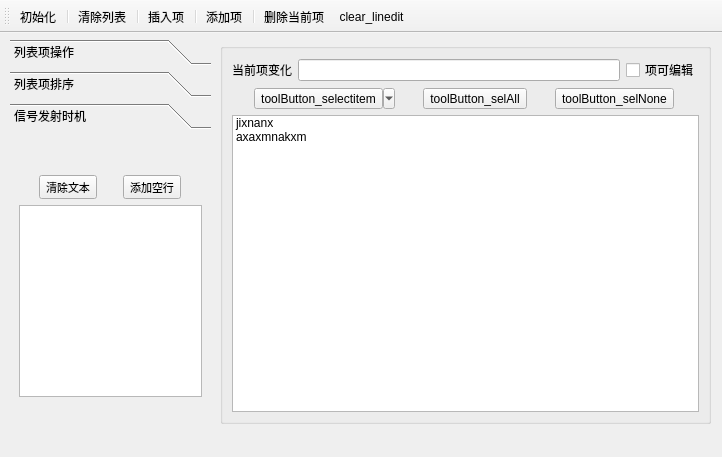
<?xml version="1.0" encoding="UTF-8"?>
<ui version="4.0">
 <class>MainWindow</class>
 <widget class="QMainWindow" name="MainWindow">
  <property name="windowModality">
   <enum>Qt::NonModal</enum>
  </property>
  <property name="geometry">
   <rect>
    <x>0</x>
    <y>0</y>
    <width>722</width>
    <height>457</height>
   </rect>
  </property>
  <property name="windowTitle">
   <string>MainWindow</string>
  </property>
  <widget class="QWidget" name="centralwidget">
   <widget class="QToolBox" name="toolBox">
    <property name="enabled">
     <bool>true</bool>
    </property>
    <property name="geometry">
     <rect>
      <x>10</x>
      <y>6</y>
      <width>201</width>
      <height>381</height>
     </rect>
    </property>
    <property name="currentIndex">
     <number>2</number>
    </property>
    <widget class="QWidget" name="page">
     <property name="geometry">
      <rect>
       <x>0</x>
       <y>0</y>
       <width>201</width>
       <height>279</height>
      </rect>
     </property>
     <attribute name="icon">
      <iconset resource="res.qrc">
       <normaloff>:/icon/image1/expand-line-2.png</normaloff>:/icon/image1/expand-line-2.png</iconset>
     </attribute>
     <attribute name="label">
      <string>列表项操作</string>
     </attribute>
     <layout class="QVBoxLayout" name="verticalLayout_2">
      <item>
       <widget class="QToolButton" name="tBtnListinit">
        <property name="font">
         <font>
          <pointsize>10</pointsize>
         </font>
        </property>
        <property name="text">
         <string>tBtnListinit</string>
        </property>
        <property name="icon">
         <iconset resource="res.qrc">
          <normaloff>:/icon/image1/heart-double.png</normaloff>:/icon/image1/heart-double.png</iconset>
        </property>
        <property name="toolButtonStyle">
         <enum>Qt::ToolButtonTextBesideIcon</enum>
        </property>
        <property name="autoRaise">
         <bool>true</bool>
        </property>
       </widget>
      </item>
      <item>
       <widget class="QToolButton" name="tBtnListclear">
        <property name="font">
         <font>
          <pointsize>10</pointsize>
         </font>
        </property>
        <property name="text">
         <string>tBtnListclear</string>
        </property>
        <property name="icon">
         <iconset>
          <normaloff>image1/scan-double.png</normaloff>image1/scan-double.png</iconset>
        </property>
        <property name="toolButtonStyle">
         <enum>Qt::ToolButtonTextBesideIcon</enum>
        </property>
        <property name="autoRaise">
         <bool>true</bool>
        </property>
       </widget>
      </item>
      <item>
       <widget class="QToolButton" name="tBtnListInsert">
        <property name="font">
         <font>
          <pointsize>10</pointsize>
         </font>
        </property>
        <property name="text">
         <string>tBtnListInsert</string>
        </property>
        <property name="icon">
         <iconset resource="res.qrc">
          <normaloff>:/icon/image1/down-double.png</normaloff>:/icon/image1/down-double.png</iconset>
        </property>
        <property name="toolButtonStyle">
         <enum>Qt::ToolButtonTextBesideIcon</enum>
        </property>
        <property name="autoRaise">
         <bool>true</bool>
        </property>
       </widget>
      </item>
      <item>
       <widget class="QToolButton" name="tBtnListadd">
        <property name="font">
         <font>
          <pointsize>10</pointsize>
         </font>
        </property>
        <property name="text">
         <string>tBtnListadd</string>
        </property>
        <property name="icon">
         <iconset resource="res.qrc">
          <normaloff>:/icon/image1/up-double.png</normaloff>:/icon/image1/up-double.png</iconset>
        </property>
        <property name="toolButtonStyle">
         <enum>Qt::ToolButtonTextBesideIcon</enum>
        </property>
        <property name="autoRaise">
         <bool>true</bool>
        </property>
       </widget>
      </item>
     </layout>
    </widget>
    <widget class="QWidget" name="widget">
     <property name="geometry">
      <rect>
       <x>0</x>
       <y>0</y>
       <width>201</width>
       <height>279</height>
      </rect>
     </property>
     <attribute name="icon">
      <iconset resource="res.qrc">
       <normaloff>:/icon/image1/enter-double.png</normaloff>:/icon/image1/enter-double.png</iconset>
     </attribute>
     <attribute name="label">
      <string>列表项排序</string>
     </attribute>
     <widget class="QToolButton" name="toolButton_upsort">
      <property name="enabled">
       <bool>false</bool>
      </property>
      <property name="geometry">
       <rect>
        <x>30</x>
        <y>10</y>
        <width>121</width>
        <height>25</height>
       </rect>
      </property>
      <property name="font">
       <font>
        <italic>true</italic>
        <bold>true</bold>
        <underline>false</underline>
        <strikeout>false</strikeout>
        <kerning>true</kerning>
       </font>
      </property>
      <property name="text">
       <string>升序</string>
      </property>
      <property name="toolButtonStyle">
       <enum>Qt::ToolButtonTextBesideIcon</enum>
      </property>
      <property name="autoRaise">
       <bool>false</bool>
      </property>
      <property name="arrowType">
       <enum>Qt::UpArrow</enum>
      </property>
     </widget>
     <widget class="QToolButton" name="toolButton_downsort">
      <property name="enabled">
       <bool>false</bool>
      </property>
      <property name="geometry">
       <rect>
        <x>30</x>
        <y>50</y>
        <width>121</width>
        <height>25</height>
       </rect>
      </property>
      <property name="font">
       <font>
        <italic>true</italic>
        <bold>true</bold>
       </font>
      </property>
      <property name="text">
       <string>降序</string>
      </property>
      <property name="toolButtonStyle">
       <enum>Qt::ToolButtonTextBesideIcon</enum>
      </property>
      <property name="arrowType">
       <enum>Qt::DownArrow</enum>
      </property>
     </widget>
     <widget class="QCheckBox" name="checkBox">
      <property name="geometry">
       <rect>
        <x>37</x>
        <y>90</y>
        <width>111</width>
        <height>23</height>
       </rect>
      </property>
      <property name="text">
       <string>允许排序</string>
      </property>
     </widget>
    </widget>
    <widget class="QWidget" name="page_2">
     <property name="geometry">
      <rect>
       <x>0</x>
       <y>0</y>
       <width>201</width>
       <height>279</height>
      </rect>
     </property>
     <attribute name="label">
      <string>信号发射时机</string>
     </attribute>
     <widget class="QToolBox" name="toolBox_2">
      <property name="enabled">
       <bool>true</bool>
      </property>
      <property name="geometry">
       <rect>
        <x>0</x>
        <y>-110</y>
        <width>201</width>
        <height>381</height>
       </rect>
      </property>
      <property name="currentIndex">
       <number>2</number>
      </property>
      <widget class="QWidget" name="page_3">
       <property name="geometry">
        <rect>
         <x>0</x>
         <y>0</y>
         <width>100</width>
         <height>30</height>
        </rect>
       </property>
       <attribute name="icon">
        <iconset resource="res.qrc">
         <normaloff>:/icon/image1/expand-line-2.png</normaloff>:/icon/image1/expand-line-2.png</iconset>
       </attribute>
       <attribute name="label">
        <string>列表项操作</string>
       </attribute>
       <layout class="QVBoxLayout" name="verticalLayout_4"/>
      </widget>
      <widget class="QWidget" name="widget">
       <property name="geometry">
        <rect>
         <x>0</x>
         <y>0</y>
         <width>100</width>
         <height>30</height>
        </rect>
       </property>
       <attribute name="icon">
        <iconset resource="res.qrc">
         <normaloff>:/icon/image1/enter-double.png</normaloff>:/icon/image1/enter-double.png</iconset>
       </attribute>
       <attribute name="label">
        <string>列表项排序</string>
       </attribute>
       <widget class="QToolButton" name="toolButton_upsort_2">
        <property name="enabled">
         <bool>false</bool>
        </property>
        <property name="geometry">
         <rect>
          <x>30</x>
          <y>10</y>
          <width>121</width>
          <height>25</height>
         </rect>
        </property>
        <property name="font">
         <font>
          <italic>true</italic>
          <bold>true</bold>
          <underline>false</underline>
          <strikeout>false</strikeout>
          <kerning>true</kerning>
         </font>
        </property>
        <property name="text">
         <string>升序</string>
        </property>
        <property name="toolButtonStyle">
         <enum>Qt::ToolButtonTextBesideIcon</enum>
        </property>
        <property name="autoRaise">
         <bool>false</bool>
        </property>
        <property name="arrowType">
         <enum>Qt::UpArrow</enum>
        </property>
       </widget>
       <widget class="QToolButton" name="toolButton_4">
        <property name="enabled">
         <bool>false</bool>
        </property>
        <property name="geometry">
         <rect>
          <x>30</x>
          <y>50</y>
          <width>121</width>
          <height>25</height>
         </rect>
        </property>
        <property name="font">
         <font>
          <italic>true</italic>
          <bold>true</bold>
         </font>
        </property>
        <property name="text">
         <string>降序</string>
        </property>
        <property name="toolButtonStyle">
         <enum>Qt::ToolButtonTextBesideIcon</enum>
        </property>
        <property name="arrowType">
         <enum>Qt::DownArrow</enum>
        </property>
       </widget>
       <widget class="QCheckBox" name="checkBox_2">
        <property name="geometry">
         <rect>
          <x>37</x>
          <y>90</y>
          <width>111</width>
          <height>23</height>
         </rect>
        </property>
        <property name="text">
         <string>允许排序</string>
        </property>
       </widget>
      </widget>
      <widget class="QWidget" name="page_4">
       <property name="geometry">
        <rect>
         <x>0</x>
         <y>0</y>
         <width>201</width>
         <height>279</height>
        </rect>
       </property>
       <attribute name="label">
        <string>信号发射时机</string>
       </attribute>
       <layout class="QVBoxLayout" name="verticalLayout_5">
        <item>
         <spacer name="verticalSpacer_3">
          <property name="orientation">
           <enum>Qt::Vertical</enum>
          </property>
          <property name="sizeHint" stdset="0">
           <size>
            <width>20</width>
            <height>24</height>
           </size>
          </property>
         </spacer>
        </item>
        <item>
         <layout class="QHBoxLayout" name="horizontalLayout_3">
          <item>
           <widget class="QToolButton" name="toolButton_cleartext">
            <property name="font">
             <font>
              <pointsize>8</pointsize>
             </font>
            </property>
            <property name="text">
             <string>清除文本</string>
            </property>
           </widget>
          </item>
          <item>
           <widget class="QToolButton" name="toolButton_addline">
            <property name="font">
             <font>
              <pointsize>8</pointsize>
             </font>
            </property>
            <property name="text">
             <string>添加空行</string>
            </property>
           </widget>
          </item>
         </layout>
        </item>
        <item>
         <widget class="QPlainedit_test" name="plainTextEdit"/>
        </item>
       </layout>
      </widget>
     </widget>
    </widget>
   </widget>
   <widget class="QGroupBox" name="groupBox">
    <property name="geometry">
     <rect>
      <x>220</x>
      <y>10</y>
      <width>491</width>
      <height>381</height>
     </rect>
    </property>
    <property name="title">
     <string/>
    </property>
    <layout class="QVBoxLayout" name="verticalLayout">
     <item>
      <layout class="QHBoxLayout" name="horizontalLayout">
       <item>
        <widget class="QLabel" name="label">
         <property name="text">
          <string>当前项变化</string>
         </property>
        </widget>
       </item>
       <item>
        <widget class="QLineEdit" name="lineEdit_Change"/>
       </item>
       <item>
        <widget class="QCheckBox" name="checkBox_enabledit">
         <property name="text">
          <string>项可编辑</string>
         </property>
        </widget>
       </item>
      </layout>
     </item>
     <item>
      <layout class="QHBoxLayout" name="horizontalLayout_2">
       <item>
        <widget class="QToolButton" name="toolButton_selectitem">
         <property name="text">
          <string>toolButton_selectitem</string>
         </property>
         <property name="iconSize">
          <size>
           <width>40</width>
           <height>20</height>
          </size>
         </property>
         <property name="popupMode">
          <enum>QToolButton::MenuButtonPopup</enum>
         </property>
        </widget>
       </item>
       <item>
        <widget class="QToolButton" name="toolButton_selAll">
         <property name="text">
          <string>toolButton_selAll</string>
         </property>
        </widget>
       </item>
       <item>
        <widget class="QToolButton" name="toolButton_selNone">
         <property name="text">
          <string>toolButton_selNone</string>
         </property>
        </widget>
       </item>
      </layout>
     </item>
     <item>
      <widget class="ListWidget_test" name="listWidget">
       <property name="contextMenuPolicy">
        <enum>Qt::CustomContextMenu</enum>
       </property>
       <item>
        <property name="text">
         <string>jixnanx</string>
        </property>
       </item>
       <item>
        <property name="text">
         <string>axaxmnakxm</string>
        </property>
       </item>
      </widget>
     </item>
    </layout>
   </widget>
  </widget>
  <widget class="QToolBar" name="toolBar">
   <property name="windowTitle">
    <string>toolBar</string>
   </property>
   <property name="toolButtonStyle">
    <enum>Qt::ToolButtonTextUnderIcon</enum>
   </property>
   <attribute name="toolBarArea">
    <enum>TopToolBarArea</enum>
   </attribute>
   <attribute name="toolBarBreak">
    <bool>false</bool>
   </attribute>
   <addaction name="act_listinit"/>
   <addaction name="separator"/>
   <addaction name="actlist_clear"/>
   <addaction name="separator"/>
   <addaction name="actlist_insert"/>
   <addaction name="separator"/>
   <addaction name="actlist_add"/>
   <addaction name="separator"/>
   <addaction name="actlist_delete"/>
   <addaction name="actionclear_linedit"/>
  </widget>
  <action name="act_listinit">
   <property name="icon">
    <iconset resource="res.qrc">
     <normaloff>:/icon/image1/heart-double.png</normaloff>:/icon/image1/heart-double.png</iconset>
   </property>
   <property name="text">
    <string>初始化</string>
   </property>
   <property name="menuRole">
    <enum>QAction::NoRole</enum>
   </property>
  </action>
  <action name="actlist_clear">
   <property name="icon">
    <iconset resource="res.qrc">
     <normaloff>:/icon/image1/scan-double.png</normaloff>:/icon/image1/scan-double.png</iconset>
   </property>
   <property name="text">
    <string>清除列表</string>
   </property>
   <property name="menuRole">
    <enum>QAction::NoRole</enum>
   </property>
  </action>
  <action name="actlist_insert">
   <property name="icon">
    <iconset resource="res.qrc">
     <normaloff>:/icon/image1/down-double.png</normaloff>:/icon/image1/down-double.png</iconset>
   </property>
   <property name="text">
    <string>插入项</string>
   </property>
   <property name="menuRole">
    <enum>QAction::NoRole</enum>
   </property>
  </action>
  <action name="actlist_add">
   <property name="icon">
    <iconset resource="res.qrc">
     <normaloff>:/icon/image1/up-double.png</normaloff>:/icon/image1/up-double.png</iconset>
   </property>
   <property name="text">
    <string>添加项</string>
   </property>
   <property name="menuRole">
    <enum>QAction::NoRole</enum>
   </property>
  </action>
  <action name="actlist_delete">
   <property name="icon">
    <iconset resource="res.qrc">
     <normaloff>:/icon/image1/notice-double.png</normaloff>:/icon/image1/notice-double.png</iconset>
   </property>
   <property name="text">
    <string>删除当前项</string>
   </property>
   <property name="menuRole">
    <enum>QAction::NoRole</enum>
   </property>
  </action>
  <action name="actionsecl_all">
   <property name="text">
    <string>secl_all</string>
   </property>
   <property name="menuRole">
    <enum>QAction::NoRole</enum>
   </property>
  </action>
  <action name="actionsec_singal">
   <property name="text">
    <string>sec_singal</string>
   </property>
   <property name="menuRole">
    <enum>QAction::NoRole</enum>
   </property>
  </action>
  <action name="actionsecl_None">
   <property name="text">
    <string>secl_None</string>
   </property>
   <property name="menuRole">
    <enum>QAction::NoRole</enum>
   </property>
  </action>
  <action name="actionclear_plaintext">
   <property name="text">
    <string>clear_plaintext</string>
   </property>
   <property name="font">
    <font>
     <pointsize>8</pointsize>
    </font>
   </property>
   <property name="menuRole">
    <enum>QAction::NoRole</enum>
   </property>
  </action>
  <action name="actionappend_plaintext">
   <property name="text">
    <string>append_plaintext</string>
   </property>
   <property name="font">
    <font>
     <pointsize>8</pointsize>
    </font>
   </property>
   <property name="menuRole">
    <enum>QAction::NoRole</enum>
   </property>
  </action>
  <action name="actionclear_linedit">
   <property name="text">
    <string>clear_linedit</string>
   </property>
   <property name="toolTip">
    <string>&lt;html&gt;&lt;head/&gt;&lt;body&gt;&lt;p&gt;清除当前项变化中的文本&lt;/p&gt;&lt;/body&gt;&lt;/html&gt;</string>
   </property>
   <property name="menuRole">
    <enum>QAction::NoRole</enum>
   </property>
  </action>
 </widget>
 <customwidgets>
  <customwidget>
   <class>ListWidget_test</class>
   <extends>QListWidget</extends>
   <header location="global">listwidget_test.h</header>
  </customwidget>
  <customwidget>
   <class>QPlainedit_test</class>
   <extends>QPlainTextEdit</extends>
   <header location="global">qplainedit_test.h</header>
  </customwidget>
 </customwidgets>
 <resources>
  <include location="res.qrc"/>
 </resources>
 <connections/>
</ui>
